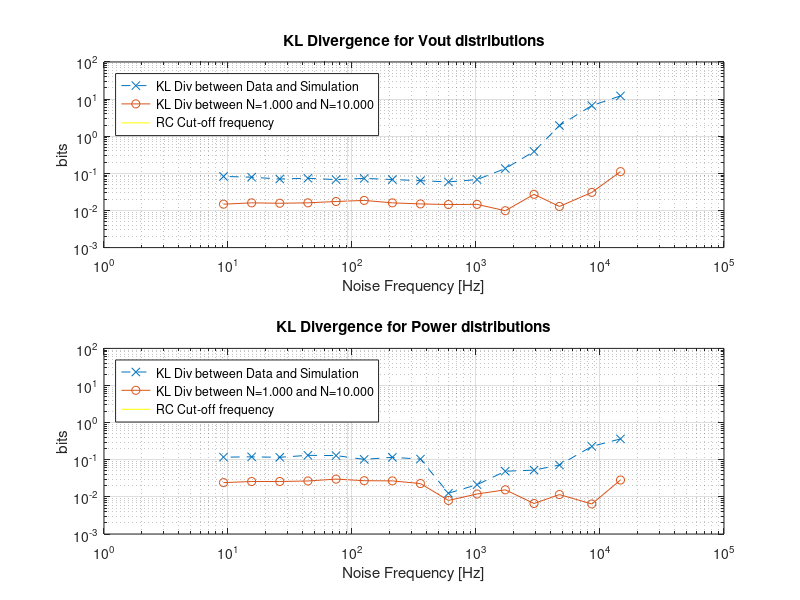

This chart was generated by the following MATLAB code:
clear all;
close all;

plotFolder = strcat('./img/kldiv/');
load('KLDiv_All.mat');
f = KLDiv.InputFreqHz;
Vout = KLDiv.Vout;
Power = KLDiv.Power;
fcircuitHz = 92;

figure('units','normalized','outerposition',[0 0 1 1]);
h(1) = subplot(2,1,1);
loglog(f, Vout.DatavsModel,'--x', f, Vout.DatavsData,'-o');
ylim = get(gca,'Ylim');
line([fcircuitHz fcircuitHz] , ylim, 'Color', 'y');
xlabel('Noise Frequency [Hz]');
ylabel('bits');
title('KL Divergence for Vout distributions');
legend({'KL Div between Data and Simulation','KL Div between N=1.000 and N=10.000'...
    ,'RC Cut-off frequency'},'Location','NorthWest');
grid on;

h(2) = subplot(2,1,2);
loglog(f, Power.DatavsModel,'--x', f, Power.DatavsData,'-o');
linkaxes(h)
ylim = get(gca,'Ylim');
line([fcircuitHz fcircuitHz] , ylim, 'Color', 'y');
xlabel('Noise Frequency [Hz]');
ylabel('bits');
title('KL Divergence for Power distributions');
legend({'KL Div between Data and Simulation','KL Div between N=1.000 and N=10.000'...
    ,'RC Cut-off frequency'},'Location','NorthWest');
grid on;

saveas(gcf,strcat(plotFolder,'KLDiv_Final','.png'));